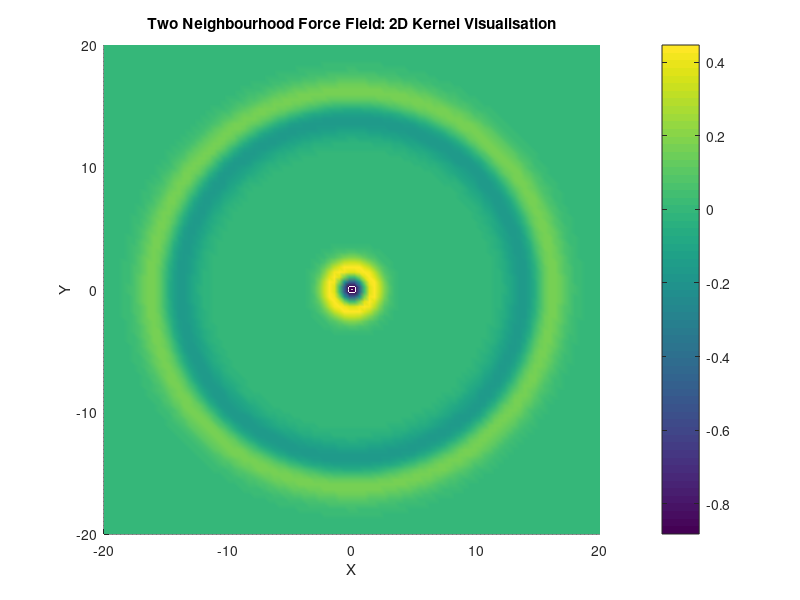

Recreate this plot in MATLAB.
clc, clear all, close all

x = linspace(-20,20,100);% x distance
s = 1;% sigma
y = linspace(-20,20,100);% y distance
[xx, yy] = meshgrid(x,y);
rr = (xx.^2 + yy.^2).^(0.5);% r (total distance from cell)
ff0 = (rr.^2/s^4 - 1/s^2).*exp(-rr.^2/(2*s^2));% LoG


c = 15;% shift value
nrr = rr-c;% shifted r
nss = s*1.2;% adjust sigma value
ffn = 1/3*(nrr/nss^2).*exp(-(nrr.^2)/(2*nss^2));% DoG


% c = -5;% shift value
% nrr = rr - c;% shifted r
% nss = s/10;% adjust sigma value
% ffn_ = (-nrr/nss^2).*exp(-(nrr.^2)/(2*nss^2));% DoG


figure
hold on
surf(xx,yy,ff0+ffn)
%surf(xx,yy,ffn)
% surf(xx,yy,ffn_)
axis tight
shading interp
colorbar

xlabel("X")
ylabel("Y")
zlabel("Force")
title("Two Neighbourhood Force Field: 2D Kernel Visualisation")
grid minor

% ax = gca;
% ax.XAxisLocation = 'origin';
% ax.YAxisLocation = 'origin';